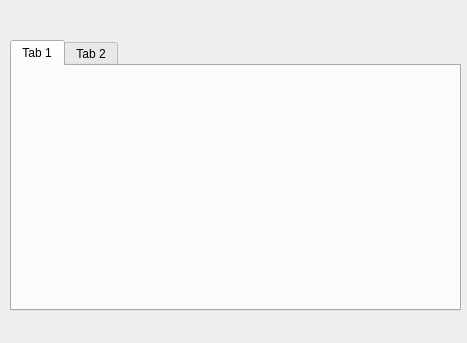
<?xml version="1.0" encoding="UTF-8"?>
<ui version="4.0">
 <class>Form</class>
 <widget class="QWidget" name="Form">
  <property name="geometry">
   <rect>
    <x>0</x>
    <y>0</y>
    <width>467</width>
    <height>343</height>
   </rect>
  </property>
  <property name="windowTitle">
   <string>Form</string>
  </property>
  <widget class="QTabWidget" name="tabWidget">
   <property name="geometry">
    <rect>
     <x>10</x>
     <y>40</y>
     <width>451</width>
     <height>271</height>
    </rect>
   </property>
   <property name="currentIndex">
    <number>0</number>
   </property>
   <widget class="QWidget" name="tab">
    <attribute name="title">
     <string>Tab 1</string>
    </attribute>
   </widget>
   <widget class="QWidget" name="tab_2">
    <attribute name="title">
     <string>Tab 2</string>
    </attribute>
   </widget>
  </widget>
 </widget>
 <resources/>
 <connections/>
</ui>
